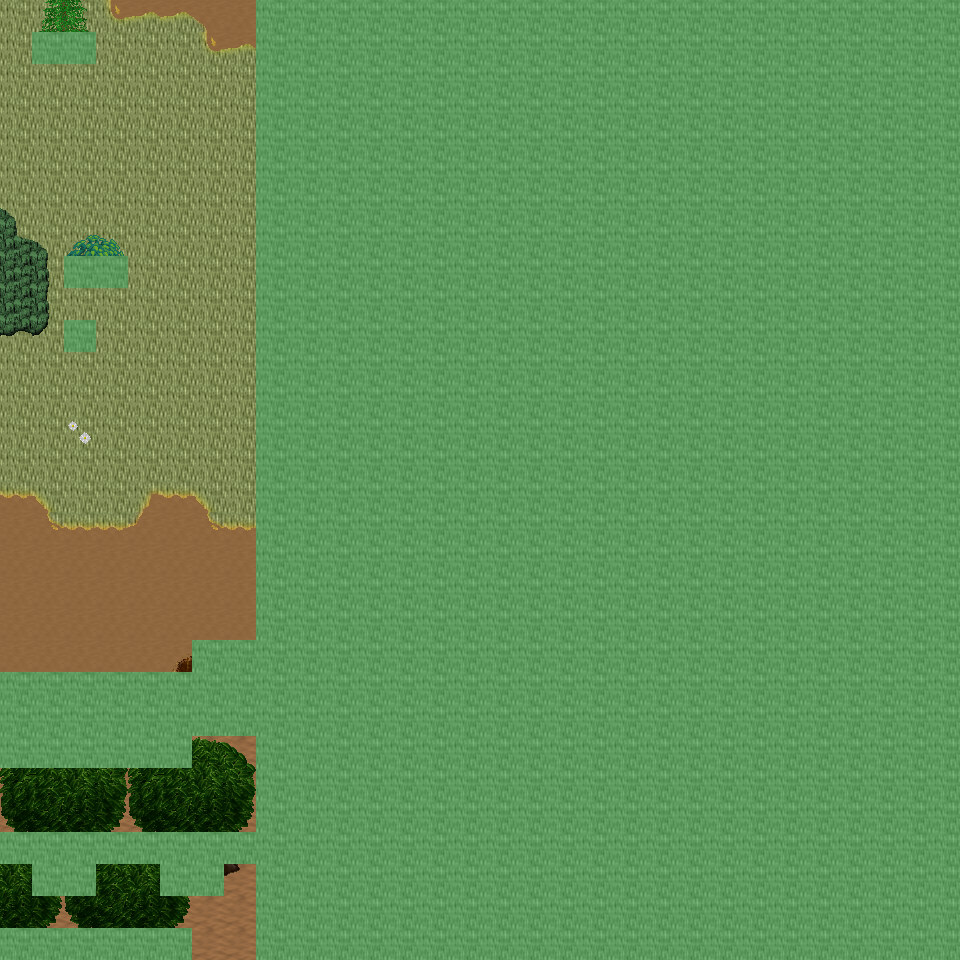

A level layout from a 2D game, rendered from its tile map. Below: a short description, then the map file with tile-grid data replaced by summaries:
An orthogonal 30x30 tile map with 32x32 px tiles, 6 tile layers (Ground, Object, Object2, Above, ...), 61 tilesets and 5 objects (5x mapchange).

<map version="1.0" orientation="orthogonal" renderorder="right-down" width="30" height="30" tilewidth="32" tileheight="32" nextobjectid="6">
  <tileset firstgid="1" name="tileset_ground_ground" tilewidth="32" tileheight="32" tilecount="33" columns="3">
    <image source="../drawable/tileset_ground_ground.png" width="96" height="352" />
  </tileset>
  <tileset firstgid="34" name="tileset_ground_ridge_earth_dark" tilewidth="32" tileheight="32" tilecount="96" columns="12">
    <image source="../drawable/tileset_ground_ridge_earth_dark.png" width="384" height="256" />
  </tileset>
  <tileset firstgid="130" name="tileset_plant_grasses" tilewidth="32" tileheight="32" tilecount="6" columns="3">
    <image source="../drawable/tileset_plant_grasses.png" width="96" height="64" />
  </tileset>
  <tileset firstgid="136" name="tileset_plant_flower_daisy_white" tilewidth="32" tileheight="32" tilecount="8" columns="2">
    <image source="../drawable/tileset_plant_flower_daisy_white.png" width="64" height="128" />
  </tileset>
  <tileset firstgid="144" name="tileset_plant_leaves" tilewidth="32" tileheight="32" tilecount="8" columns="4">
    <image source="../drawable/tileset_plant_leaves.png" width="128" height="64" />
  </tileset>
  <tileset firstgid="152" name="tileset_logic_collision" tilewidth="32" tileheight="32" tilecount="1" columns="1">
    <image source="../drawable/tileset_logic_collision.png" width="32" height="32" />
  </tileset>
  <tileset firstgid="153" name="tileset_item_gothic_grave_marker" tilewidth="32" tileheight="32" tilecount="2" columns="1">
    <image source="../drawable/tileset_item_gothic_grave_marker.png" width="32" height="64" />
  </tileset>
  <tileset firstgid="155" name="tileset_item_gothic_grave_marker_2" tilewidth="32" tileheight="32" tilecount="1" columns="1">
    <image source="../drawable/tileset_item_gothic_grave_marker_2.png" width="32" height="32" />
  </tileset>
  <tileset firstgid="156" name="tileset_item_gothic_grave_statue_girl" tilewidth="32" tileheight="32" tilecount="6" columns="2">
    <image source="../drawable/tileset_item_gothic_grave_statue_girl.png" width="64" height="96" />
  </tileset>
  <tileset firstgid="162" name="tileset_item_gothic_headstone_1" tilewidth="32" tileheight="32" tilecount="1" columns="1">
    <image source="../drawable/tileset_item_gothic_headstone_1.png" width="32" height="32" />
  </tileset>
  <tileset firstgid="163" name="tileset_item_gothic_headstone_2" tilewidth="32" tileheight="32" tilecount="3" columns="1">
    <image source="../drawable/tileset_item_gothic_headstone_2.png" width="32" height="96" />
  </tileset>
  <tileset firstgid="166" name="tileset_item_gothic_headstone_3" tilewidth="32" tileheight="32" tilecount="9" columns="3">
    <image source="../drawable/tileset_item_gothic_headstone_3.png" width="96" height="96" />
  </tileset>
  <tileset firstgid="175" name="tileset_item_gothic_headstone_4" tilewidth="32" tileheight="32" tilecount="4" columns="2">
    <image source="../drawable/tileset_item_gothic_headstone_4.png" width="64" height="64" />
  </tileset>
  <tileset firstgid="179" name="tileset_item_gothic_headstone_5" tilewidth="32" tileheight="32" tilecount="4" columns="2">
    <image source="../drawable/tileset_item_gothic_headstone_5.png" width="64" height="64" />
  </tileset>
  <tileset firstgid="183" name="tileset_item_gothic_headstone_7" tilewidth="32" tileheight="32" tilecount="1" columns="1">
    <image source="../drawable/tileset_item_gothic_headstone_7.png" width="32" height="32" />
  </tileset>
  <tileset firstgid="184" name="tileset_item_gothic_sarcophagus" tilewidth="32" tileheight="32" tilecount="12" columns="4">
    <image source="../drawable/tileset_item_gothic_sarcophagus.png" width="128" height="96" />
  </tileset>
  <tileset firstgid="196" name="tileset_item_gothic_slab" tilewidth="32" tileheight="32" tilecount="1" columns="1">
    <image source="../drawable/tileset_item_gothic_slab.png" width="32" height="32" />
  </tileset>
  <tileset firstgid="197" name="tileset_item_gothic_tiny_headstone" tilewidth="32" tileheight="32" tilecount="1" columns="1">
    <image source="../drawable/tileset_item_gothic_tiny_headstone.png" width="32" height="32" />
  </tileset>
  <tileset firstgid="198" name="tileset_item_gothic_urn_house" tilewidth="32" tileheight="32" tilecount="2" columns="1">
    <image source="../drawable/tileset_item_gothic_urn_house.png" width="32" height="64" />
  </tileset>
  <tileset firstgid="200" name="tileset_item_gothic_wooden_crosses" tilewidth="32" tileheight="32" tilecount="4" columns="2">
    <image source="../drawable/tileset_item_gothic_wooden_crosses.png" width="64" height="64" />
  </tileset>
  <tileset firstgid="204" name="tileset_item_statue_archway" tilewidth="32" tileheight="32" tilecount="9" columns="3">
    <image source="../drawable/tileset_item_statue_archway.png" width="96" height="96" />
  </tileset>
  <tileset firstgid="213" name="tileset_item_statue_flowered_arch" tilewidth="32" tileheight="32" tilecount="24" columns="6">
    <image source="../drawable/tileset_item_statue_flowered_arch.png" width="192" height="128" />
  </tileset>
  <tileset firstgid="237" name="tileset_item_statue_girl_with_bird" tilewidth="32" tileheight="32" tilecount="12" columns="4">
    <image source="../drawable/tileset_item_statue_girl_with_bird.png" width="128" height="96" />
  </tileset>
  <tileset firstgid="249" name="tileset_item_statue_grey_stone" tilewidth="32" tileheight="32" tilecount="4" columns="2">
    <image source="../drawable/tileset_item_statue_grey_stone.png" width="64" height="64" />
  </tileset>
  <tileset firstgid="253" name="tileset_item_statue_plants_potted_stone" tilewidth="32" tileheight="32" tilecount="6" columns="3">
    <image source="../drawable/tileset_item_statue_plants_potted_stone.png" width="96" height="64" />
  </tileset>
  <tileset firstgid="259" name="tileset_item_statue_urn_with_flowers" tilewidth="32" tileheight="32" tilecount="2" columns="1">
    <image source="../drawable/tileset_item_statue_urn_with_flowers.png" width="32" height="64" />
  </tileset>
  <tileset firstgid="261" name="tileset_building_museum" tilewidth="32" tileheight="32" tilecount="56" columns="7">
    <image source="../drawable/tileset_building_museum.png" width="224" height="256" />
  </tileset>
  <tileset firstgid="317" name="tileset_furniture_chair_bench_white" tilewidth="32" tileheight="32" tilecount="8" columns="2">
    <image source="../drawable/tileset_furniture_chair_bench_white.png" width="64" height="128" />
  </tileset>
  <tileset firstgid="325" name="tileset_building_door_stone_doorway" tilewidth="32" tileheight="32" tilecount="6" columns="3">
    <image source="../drawable/tileset_building_door_stone_doorway.png" width="96" height="64" />
  </tileset>
  <tileset firstgid="331" name="tileset_object_rock_pillars_stone" tilewidth="32" tileheight="32" tilecount="36" columns="6">
    <image source="../drawable/tileset_object_rock_pillars_stone.png" width="192" height="192" />
  </tileset>
  <tileset firstgid="367" name="tileset_building_fence_stone_fence_white" tilewidth="32" tileheight="32" tilecount="9" columns="3">
    <image source="../drawable/tileset_building_fence_stone_fence_white.png" width="96" height="96" />
  </tileset>
  <tileset firstgid="376" name="tileset_ground_green_paving_4" tilewidth="32" tileheight="32" tilecount="3" columns="3">
    <image source="../drawable/tileset_ground_green_paving_4.png" width="96" height="32" />
  </tileset>
  <tileset firstgid="379" name="tileset_ground_dirt_mounds" tilewidth="32" tileheight="32" tilecount="9" columns="3">
    <image source="../drawable/tileset_ground_dirt_mounds.png" width="96" height="96" />
  </tileset>
  <tileset firstgid="388" name="tileset_plant_flower_pointed_yellow" tilewidth="32" tileheight="32" tilecount="2" columns="2">
    <image source="../drawable/tileset_plant_flower_pointed_yellow.png" width="64" height="32" />
  </tileset>
  <tileset firstgid="390" name="tileset_plant_flower_red_blue_clusters" tilewidth="32" tileheight="32" tilecount="4" columns="1">
    <image source="../drawable/tileset_plant_flower_red_blue_clusters.png" width="32" height="128" />
  </tileset>
  <tileset firstgid="394" name="tileset_building_stone_ruins" tilewidth="32" tileheight="32" tilecount="72" columns="6">
    <image source="../drawable/tileset_building_stone_ruins.png" width="192" height="384" />
  </tileset>
  <tileset firstgid="466" name="tileset_ground_indoor_floors_3" tilewidth="32" tileheight="32" tilecount="12" columns="6">
    <image source="../drawable/tileset_ground_indoor_floors_3.png" width="192" height="64" />
  </tileset>
  <tileset firstgid="478" name="tileset_item_pot_wooden_bins" tilewidth="32" tileheight="32" tilecount="4" columns="2">
    <image source="../drawable/tileset_item_pot_wooden_bins.png" width="64" height="64" />
  </tileset>
  <tileset firstgid="482" name="tileset_building_stone_tower" tilewidth="32" tileheight="32" tilecount="14" columns="2">
    <image source="../drawable/tileset_building_stone_tower.png" width="64" height="224" />
  </tileset>
  <tileset firstgid="496" name="tileset_item_statue_gazingball_statue" tilewidth="32" tileheight="32" tilecount="12" columns="3">
    <image source="../drawable/tileset_item_statue_gazingball_statue.png" width="96" height="128" />
  </tileset>
  <tileset firstgid="508" name="tileset_ground_grass_2" tilewidth="32" tileheight="32" tilecount="21" columns="3">
    <image source="../drawable/tileset_ground_grass_2.png" width="96" height="224" />
  </tileset>
  <tileset firstgid="529" name="tileset_plant_mosses" tilewidth="32" tileheight="32" tilecount="16" columns="4">
    <image source="../drawable/tileset_plant_mosses.png" width="128" height="128" />
  </tileset>
  <tileset firstgid="545" name="tileset_object_mine_carts" tilewidth="32" tileheight="32" tilecount="8" columns="4">
    <image source="../drawable/tileset_object_mine_carts.png" width="128" height="64" />
  </tileset>
  <tileset firstgid="553" name="tileset_ground_rock_rock_cluster" tilewidth="32" tileheight="32" tilecount="6" columns="3">
    <image source="../drawable/tileset_ground_rock_rock_cluster.png" width="96" height="64" />
  </tileset>
  <tileset firstgid="559" name="tileset_ground_ladder_vertical_dark" tilewidth="32" tileheight="32" tilecount="3" columns="3">
    <image source="../drawable/tileset_ground_ladder_vertical_dark.png" width="96" height="32" />
  </tileset>
  <tileset firstgid="562" name="tileset_plant_tree_evergreen" tilewidth="32" tileheight="32" tilecount="36" columns="3">
    <image source="../drawable/tileset_plant_tree_evergreen.png" width="96" height="384" />
  </tileset>
  <tileset firstgid="598" name="tileset_plant_tree_fir_trees" tilewidth="32" tileheight="32" tilecount="24" columns="6">
    <image source="../drawable/tileset_plant_tree_fir_trees.png" width="192" height="128" />
  </tileset>
  <tileset firstgid="622" name="tileset_plant_tree_spruce" tilewidth="32" tileheight="32" tilecount="6" columns="2">
    <image source="../drawable/tileset_plant_tree_spruce.png" width="64" height="96" />
  </tileset>
  <tileset firstgid="628" name="tileset_plant_tree_tree_darkgreen" tilewidth="32" tileheight="32" tilecount="88" columns="8">
    <image source="../drawable/tileset_plant_tree_tree_darkgreen.png" width="256" height="352" />
  </tileset>
  <tileset firstgid="716" name="tileset_plant_bush_bush_mult_colored" tilewidth="32" tileheight="32" tilecount="6" columns="3">
    <image source="../drawable/tileset_plant_bush_bush_mult_colored.png" width="96" height="64" />
  </tileset>
  <tileset firstgid="722" name="tileset_plant_stump_hollow_logs" tilewidth="32" tileheight="32" tilecount="6" columns="3">
    <image source="../drawable/tileset_plant_stump_hollow_logs.png" width="96" height="64" />
  </tileset>
  <tileset firstgid="728" name="tileset_plant_stump_small_stump" tilewidth="32" tileheight="32" tilecount="4" columns="2">
    <image source="../drawable/tileset_plant_stump_small_stump.png" width="64" height="64" />
  </tileset>
  <tileset firstgid="732" name="tileset_plant_bush_large_green" tilewidth="32" tileheight="32" tilecount="9" columns="3">
    <image source="../drawable/tileset_plant_bush_large_green.png" width="96" height="96" />
  </tileset>
  <tileset firstgid="741" name="tileset_plant_bush_bushes" tilewidth="32" tileheight="32" tilecount="10" columns="5">
    <image source="../drawable/tileset_plant_bush_bushes.png" width="160" height="64" />
  </tileset>
  <tileset firstgid="751" name="tileset_logic_item_fruits" tilewidth="32" tileheight="32" tilecount="16" columns="8">
    <image source="../drawable/tileset_logic_item_fruits.png" width="256" height="64" />
  </tileset>
  <tileset firstgid="767" name="tileset_ground_dry_grass" tilewidth="32" tileheight="32" tilecount="54" columns="9">
    <image source="../drawable/tileset_ground_dry_grass.png" width="288" height="192" />
  </tileset>
  <tileset firstgid="821" name="tileset_item_statue_fairypool" tilewidth="32" tileheight="32" tilecount="16" columns="2">
    <image source="../drawable/tileset_item_statue_fairypool.png" width="64" height="256" />
  </tileset>
  <tileset firstgid="837" name="tileset_plant_vine" tilewidth="32" tileheight="32" tilecount="3" columns="1">
    <image source="../drawable/tileset_plant_vine.png" width="32" height="96" />
  </tileset>
  <tileset firstgid="840" name="tileset_object_mine_rails_2" tilewidth="32" tileheight="32" tilecount="64" columns="8">
    <image source="../drawable/tileset_object_mine_rails_2.png" width="256" height="256" />
  </tileset>
  <tileset firstgid="904" name="tileset_plant_bush_leafy" tilewidth="32" tileheight="32" tilecount="48" columns="8">
    <image source="../drawable/tileset_plant_bush_leafy.png" width="256" height="192" />
  </tileset>
  <tileset firstgid="952" name="tileset_object_stone_well" tilewidth="32" tileheight="32" tilecount="6" columns="2">
    <image source="../drawable/tileset_object_stone_well.png" width="64" height="96" />
  </tileset>
  <layer name="Ground" width="30" height="30">
    <data>[900 cells, 900 non-empty, 6 distinct tile ids]</data>
  </layer>
  <layer name="Object" width="30" height="30">
    <data>[900 cells, 246 non-empty, 52 distinct tile ids]</data>
  </layer>
  <layer name="Object2" width="30" height="30">
    <data>[900 cells, 4 non-empty, 4 distinct tile ids]</data>
  </layer>
  <layer name="Above" width="30" height="30">
    <data>[900 cells, 45 non-empty, 17 distinct tile ids]</data>
  </layer>
  <layer name="Above2" width="30" height="30">
    <data>[900 cells, 14 non-empty, 4 distinct tile ids]</data>
  </layer>
  <layer name="Walkable" width="30" height="30">
    <data>[900 cells, 707 non-empty, 1 distinct tile ids]</data>
  </layer>
  <objectgroup name="MapEvents">
    <object id="1" name="north" type="mapchange" x="0" y="0" width="256" height="32">
      <properties>
        <property name="map" value="0_ados_mountain_n2_w2_x4_y2" />
        <property name="place" value="south" />
      </properties>
    </object>
    <object id="2" name="south" type="mapchange" x="192" y="928" width="64" height="32">
      <properties>
        <property name="map" value="0_ados_mountain_n2_w2_x4_y4" />
        <property name="place" value="north" />
      </properties>
    </object>
    <object id="3" name="west" type="mapchange" x="0" y="0" width="32" height="672">
      <properties>
        <property name="map" value="0_ados_mountain_n2_w2_x3_y3" />
        <property name="place" value="east" />
      </properties>
    </object>
    <object id="4" name="west2" type="mapchange" x="0" y="768" width="32" height="64">
      <properties>
        <property name="map" value="0_ados_mountain_n2_w2_x3_y3" />
        <property name="place" value="east2" />
      </properties>
    </object>
    <object id="5" name="west3" type="mapchange" x="0" y="864" width="32" height="64">
      <properties>
        <property name="map" value="0_ados_mountain_n2_w2_x3_y3" />
        <property name="place" value="east3" />
      </properties>
    </object>
  </objectgroup>
</map>
